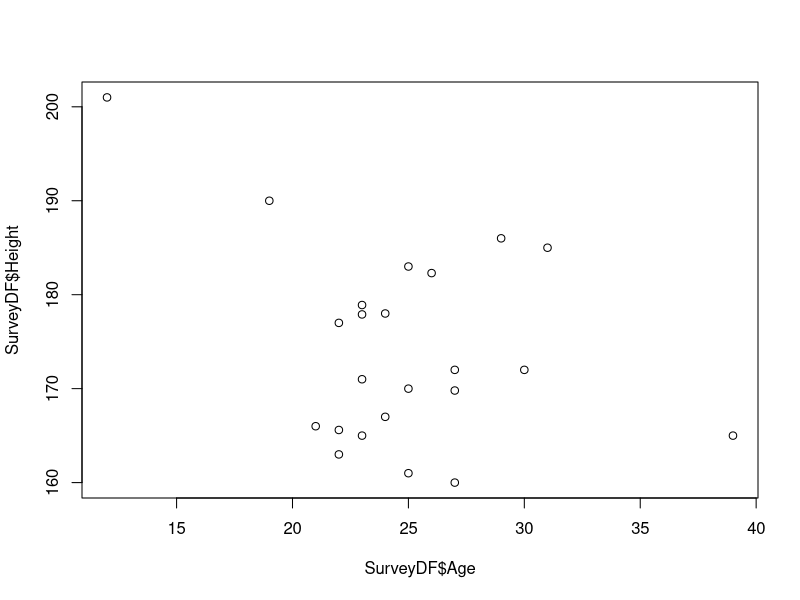
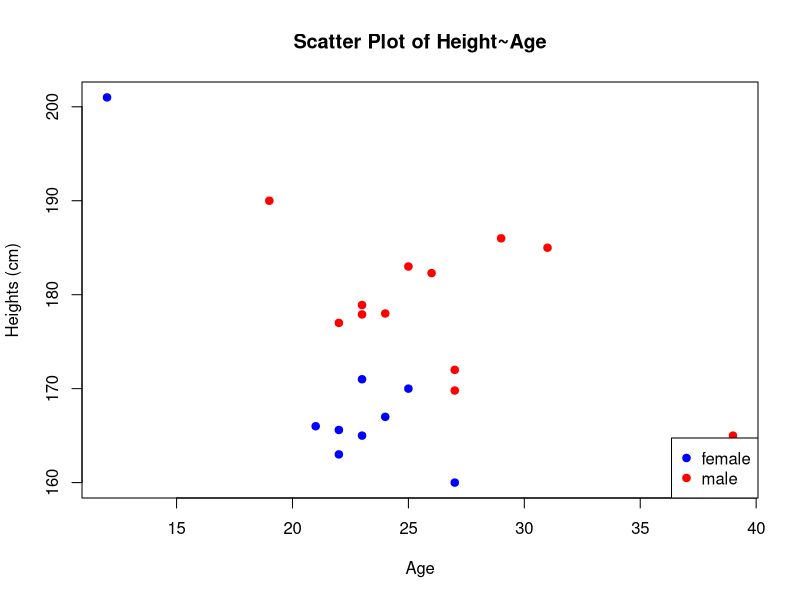
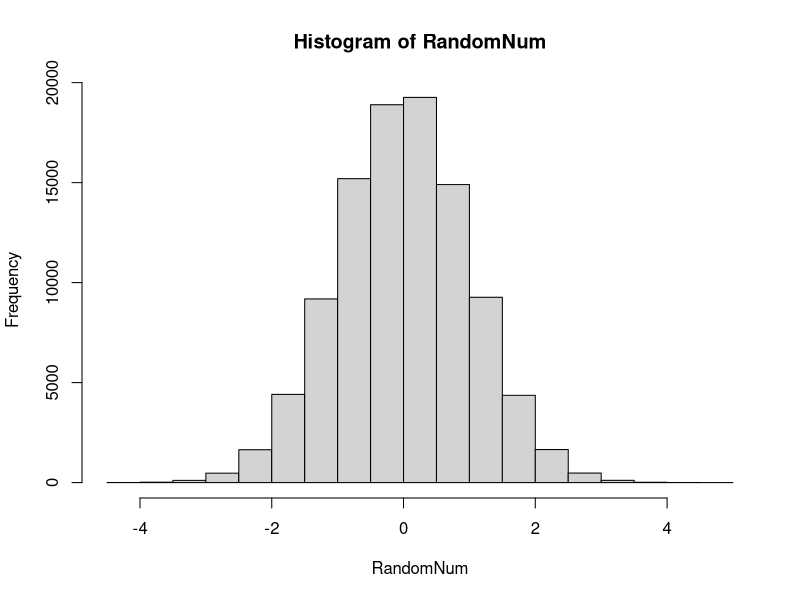
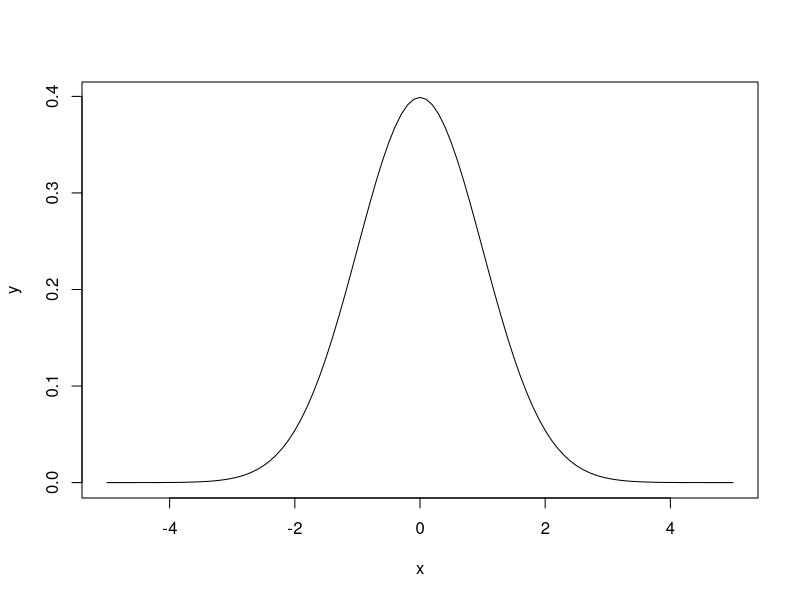

The R source for these figures, in order:
## ---- chunk 1
? mean
## ---- chunk 2
a <- 5
b = c(2,4,6,8)
d <- c(3,5,7,9)
## ---- chunk 3
a
b
## ---- chunk 4
d[3]
## ---- chunk 5
a*b
## ---- chunk 6
b+d
b+1
## ---- chunk 7
b1 <- TRUE
b2 <- 1>2
## ---- chunk 8
b1 & b2
b1 | b2
## ---- chunk 9
rep(1,7)
## ---- chunk 10
seq(1,7,by=2)
## ---- chunk 11
rev(seq(1,7))
## ---- chunk 12
V <- seq(by =2, from=2, to =10)
V
## ---- chunk 13
V[3] > 3

## ---- chunk 14
rev(V/2)
## ---- chunk 15
# Your code here
## ---- chunk 16
x <- 5
if (x>4)
{
  print("larger than four")
} 
## ---- chunk 17
sequence <- seq(1,5)
for (i in sequence)
{
  print(i+1)
}
## ---- chunk 18
#Your code here
## ---- chunk 19
testDF <- read.csv("TutorialHeights_Test.csv", header = TRUE, sep = ",", quote = "\"",
                           stringsAsFactors = FALSE)
head(testDF, n=10)
SurveyDF <- testDF
## ---- chunk 20
SurveyDF <- read.table(file = "TutorialHeightsSurvey.dat", header=T, sep = "\t",stringsAsFactors = F )
head(SurveyDF,n=7)
## ---- chunk 21
names(SurveyDF)
head(SurveyDF)
## ---- chunk 22
SurveyDF[1:10,]
## ---- chunk 23
SurveyDF[3,4]
## ---- chunk 24
SurveyDF$Height
## ---- chunk 25
SurveyDF$Height[1:3]
## ---- chunk 26
SurveyDF$sequence <- c(1:nrow(SurveyDF))
head(SurveyDF, n=3)
## ---- chunk 27
newrow <- data.frame(Timestamp=NA, Age=31, Gender="Male", Height=185, sequence=0)
print(newrow)
## ---- chunk 28
SurveyDF2 <- rbind(SurveyDF, newrow)
tail(SurveyDF2)
df <- NULL
## ---- chunk 29
#Your code here
## ---- chunk 30
# change this code for the data frame and columns to fit your code
SurveyDF$Height[SurveyDF$Gender=="female"]

## ---- chunk 31
plot(SurveyDF$Age, SurveyDF$Height)
## ---- chunk 32
unique(SurveyDF$Gender)
## ---- chunk 33
SurveyDF$Gender <- tolower(SurveyDF$Gender)
err <- SurveyDF$Gender!= "male" & SurveyDF$Gender != "female"
SurveyDF$Gender[err] <- NA
SurveyDF$Gender <- as.factor(SurveyDF$Gender)
unique(SurveyDF$Gender)
## ---- chunk 34
plot(SurveyDF$Age, SurveyDF$Height, xlab="Age", 
     ylab="Heights (cm)", main="Scatter Plot of Height~Age", pch=19,
     col=c("blue","red")[SurveyDF$Gender])
legend("bottomright", legend = levels(SurveyDF$Gender),
       col=c("blue","red"), pch=19)
## ---- chunk 35
MaleDF <- SurveyDF[SurveyDF$Gender=="male",]
mean(MaleDF$Height, na.rm=TRUE)
sqrt(var(MaleDF$Height, na.rm=TRUE))
## ---- chunk 36
FemaleDF <- SurveyDF[SurveyDF$Gender=="female",]
mean(FemaleDF$Height, na.rm=TRUE)
sd(FemaleDF$Height, na.rm=TRUE)
## ---- chunk 37
#Your code here
## ---- chunk 38
#Your code here
## ---- chunk 39
# Set seed for random generator
set.seed(23-2-2017)
# Generate 100000 random numbers from normal distribution
RandomNum <- rnorm(100000, mean=0, sd=1)
# Calculate and plot histogram
hist(RandomNum)
## ---- chunk 40
dnorm(0)
dnorm(1, mean=2, sd=2)
x <- seq(-5,5,by=.1)
y <- dnorm(x)
plot(x,y, type="l")
## ---- chunk 41
#Your code here
